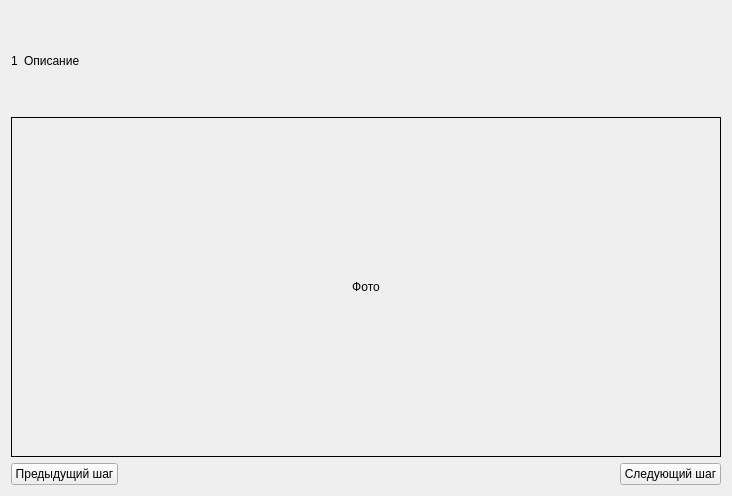
<?xml version="1.0" encoding="UTF-8"?>
<ui version="4.0">
 <class>StepsViewer</class>
 <widget class="QWidget" name="StepsViewer">
  <property name="geometry">
   <rect>
    <x>0</x>
    <y>0</y>
    <width>732</width>
    <height>496</height>
   </rect>
  </property>
  <property name="windowTitle">
   <string>Form</string>
  </property>
  <layout class="QVBoxLayout" name="verticalLayout">
   <item>
    <layout class="QHBoxLayout" name="horizontalLayout_2">
     <item>
      <widget class="QLabel" name="label">
       <property name="minimumSize">
        <size>
         <width>0</width>
         <height>0</height>
        </size>
       </property>
       <property name="text">
        <string>1</string>
       </property>
       <property name="margin">
        <number>10</number>
       </property>
      </widget>
     </item>
     <item>
      <widget class="QLabel" name="label_2">
       <property name="sizePolicy">
        <sizepolicy hsizetype="Expanding" vsizetype="Preferred">
         <horstretch>0</horstretch>
         <verstretch>0</verstretch>
        </sizepolicy>
       </property>
       <property name="minimumSize">
        <size>
         <width>0</width>
         <height>100</height>
        </size>
       </property>
       <property name="text">
        <string>Описание</string>
       </property>
      </widget>
     </item>
    </layout>
   </item>
   <item>
    <widget class="QLabel" name="label_3">
     <property name="sizePolicy">
      <sizepolicy hsizetype="Preferred" vsizetype="Expanding">
       <horstretch>0</horstretch>
       <verstretch>0</verstretch>
      </sizepolicy>
     </property>
     <property name="frameShape">
      <enum>QFrame::Panel</enum>
     </property>
     <property name="text">
      <string>Фото</string>
     </property>
     <property name="alignment">
      <set>Qt::AlignCenter</set>
     </property>
    </widget>
   </item>
   <item>
    <layout class="QHBoxLayout" name="horizontalLayout">
     <item>
      <widget class="QPushButton" name="pushButton">
       <property name="text">
        <string>Предыдущий шаг</string>
       </property>
      </widget>
     </item>
     <item>
      <spacer name="horizontalSpacer">
       <property name="orientation">
        <enum>Qt::Horizontal</enum>
       </property>
       <property name="sizeHint" stdset="0">
        <size>
         <width>40</width>
         <height>20</height>
        </size>
       </property>
      </spacer>
     </item>
     <item>
      <widget class="QPushButton" name="pushButton_2">
       <property name="text">
        <string>Следующий шаг</string>
       </property>
      </widget>
     </item>
    </layout>
   </item>
  </layout>
 </widget>
 <resources/>
 <connections/>
</ui>
